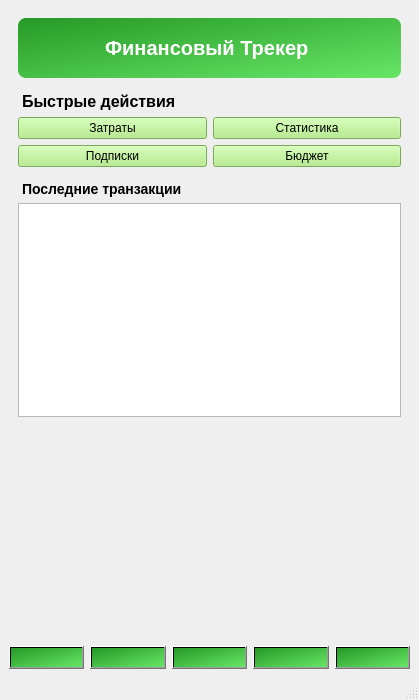
<?xml version="1.0" encoding="UTF-8"?>
<ui version="4.0">
 <class>MainWindow</class>
 <widget class="QMainWindow" name="MainWindow">
  <property name="geometry">
   <rect>
    <x>0</x>
    <y>0</y>
    <width>419</width>
    <height>700</height>
   </rect>
  </property>
  <property name="windowTitle">
   <string>Финансовый Трекер</string>
  </property>
  <property name="styleSheet">
   <string notr="true"/>
  </property>
  <widget class="QWidget" name="centralwidget">
   <layout class="QVBoxLayout" name="verticalLayout">
    <item>
     <widget class="QStackedWidget" name="stackedWidget">
      <widget class="QWidget" name="homePage">
       <layout class="QVBoxLayout" name="homeLayout">
        <item>
         <layout class="QHBoxLayout" name="homeHeaderLayout">
          <item>
           <widget class="QLabel" name="labelAppTitle">
            <property name="font">
             <font>
              <pointsize>-1</pointsize>
              <weight>87</weight>
              <bold>true</bold>
             </font>
            </property>
            <property name="styleSheet">
             <string notr="true">font-size:20px; 
font-weight:700; 
color: white;
 padding:18px;
 border-radius:8px;
background: qlineargradient(x1:0,y1:0,x2:1,y2:1,stop:0 #269926, stop:1 #67E667);

</string>
            </property>
            <property name="text">
             <string>Финансовый Трекер </string>
            </property>
            <property name="alignment">
             <set>Qt::AlignCenter</set>
            </property>
           </widget>
          </item>
         </layout>
        </item>
        <item>
         <layout class="QVBoxLayout" name="homeContentLayout">
          <item>
           <widget class="QLabel" name="labelQuickActions">
            <property name="styleSheet">
             <string>font-size:16px; font-weight:600; padding-top:8px;</string>
            </property>
            <property name="text">
             <string>Быстрые действия</string>
            </property>
           </widget>
          </item>
          <item>
           <layout class="QGridLayout" name="gridQuickActions">
            <item row="0" column="0">
             <widget class="QPushButton" name="btnExpenses">
              <property name="styleSheet">
               <string notr="true">background-color:rgb(167, 236, 120);</string>
              </property>
              <property name="text">
               <string>Затраты</string>
              </property>
             </widget>
            </item>
            <item row="0" column="1">
             <widget class="QPushButton" name="btnStatistics">
              <property name="styleSheet">
               <string notr="true">background-color:rgb(167, 236, 120);</string>
              </property>
              <property name="text">
               <string>Статистика</string>
              </property>
             </widget>
            </item>
            <item row="1" column="0">
             <widget class="QPushButton" name="btnSubscriptions">
              <property name="styleSheet">
               <string notr="true">background-color:rgb(167, 236, 120);</string>
              </property>
              <property name="text">
               <string>Подписки</string>
              </property>
             </widget>
            </item>
            <item row="1" column="1">
             <widget class="QPushButton" name="btnBudget">
              <property name="styleSheet">
               <string notr="true">background-color:rgb(167, 236, 120);</string>
              </property>
              <property name="text">
               <string>Бюджет</string>
              </property>
             </widget>
            </item>
           </layout>
          </item>
          <item>
           <widget class="QLabel" name="labelRecent">
            <property name="styleSheet">
             <string>font-size:14px; font-weight:600; padding-top:8px;</string>
            </property>
            <property name="text">
             <string>Последние транзакции</string>
            </property>
           </widget>
          </item>
          <item>
           <widget class="QListWidget" name="listRecent">
            <property name="styleSheet">
             <string notr="true"/>
            </property>
           </widget>
          </item>
          <item>
           <spacer name="verticalSpacer">
            <property name="orientation">
             <enum>Qt::Vertical</enum>
            </property>
            <property name="sizeHint" stdset="0">
             <size>
              <width>20</width>
              <height>40</height>
             </size>
            </property>
           </spacer>
          </item>
         </layout>
        </item>
       </layout>
      </widget>
      <widget class="QWidget" name="expensesPage">
       <layout class="QVBoxLayout" name="expensesLayout">
        <item>
         <layout class="QHBoxLayout" name="expensesHeaderLayout">
          <item>
           <widget class="QPushButton" name="btnBackFromExpenses">
            <property name="text">
             <string>&lt;</string>
            </property>
           </widget>
          </item>
          <item>
           <widget class="QLabel" name="labelExpensesTitle">
            <property name="styleSheet">
             <string>font-size:18px; font-weight:600;</string>
            </property>
            <property name="text">
             <string>Затраты</string>
            </property>
            <property name="alignment">
             <set>Qt::AlignCenter</set>
            </property>
           </widget>
          </item>
          <item>
           <widget class="QPushButton" name="btnAddExpenseTop">
            <property name="text">
             <string>+</string>
            </property>
           </widget>
          </item>
         </layout>
        </item>
        <item>
         <layout class="QHBoxLayout" name="expensesControlsLayout">
          <item>
           <widget class="QPushButton" name="btnRefreshCategories">
            <property name="text">
             <string>🔄 Обновить</string>
            </property>
           </widget>
          </item>
          <item>
           <spacer name="horizontalSpacer">
            <property name="orientation">
             <enum>Qt::Horizontal</enum>
            </property>
            <property name="sizeHint" stdset="0">
             <size>
              <width>20</width>
              <height>20</height>
             </size>
            </property>
           </spacer>
          </item>
         </layout>
        </item>
        <item>
         <widget class="QListWidget" name="listCategories"/>
        </item>
       </layout>
      </widget>
      <widget class="QWidget" name="categoriesPage">
       <layout class="QVBoxLayout" name="categoriesLayout">
        <item>
         <widget class="QLabel" name="labelCategoriesTitle">
          <property name="styleSheet">
           <string>font-size:18px; font-weight:600; padding:12px;</string>
          </property>
          <property name="text">
           <string>Категории</string>
          </property>
         </widget>
        </item>
        <item>
         <widget class="QTableWidget" name="tableCategories">
          <property name="rowCount">
           <number>0</number>
          </property>
          <property name="columnCount">
           <number>4</number>
          </property>
          <column>
           <property name="text">
            <string>Иконка</string>
           </property>
          </column>
          <column>
           <property name="text">
            <string>Название</string>
           </property>
          </column>
          <column>
           <property name="text">
            <string>Потрачено</string>
           </property>
          </column>
          <column>
           <property name="text">
            <string>Бюджет</string>
           </property>
          </column>
         </widget>
        </item>
       </layout>
      </widget>
      <widget class="QWidget" name="budgetPage">
       <layout class="QVBoxLayout" name="budgetLayout">
        <item>
         <widget class="QLabel" name="labelBudgetTitle">
          <property name="styleSheet">
           <string>font-size:18px; font-weight:600; padding:12px;</string>
          </property>
          <property name="text">
           <string>Бюджет</string>
          </property>
         </widget>
        </item>
        <item>
         <widget class="QLabel" name="labelBudgetAmount">
          <property name="styleSheet">
           <string>font-size:24px; font-weight:700; padding:8px;</string>
          </property>
          <property name="text">
           <string>$2550.00</string>
          </property>
         </widget>
        </item>
       </layout>
      </widget>
      <widget class="QWidget" name="historyPage">
       <layout class="QVBoxLayout" name="historyLayout">
        <item>
         <widget class="QLabel" name="labelHistoryTitle">
          <property name="styleSheet">
           <string>font-size:18px; font-weight:600; padding:12px;</string>
          </property>
          <property name="text">
           <string>История</string>
          </property>
         </widget>
        </item>
        <item>
         <widget class="QTableWidget" name="tableHistory">
          <property name="rowCount">
           <number>0</number>
          </property>
          <property name="columnCount">
           <number>4</number>
          </property>
          <column>
           <property name="text">
            <string>Дата</string>
           </property>
          </column>
          <column>
           <property name="text">
            <string>Категория</string>
           </property>
          </column>
          <column>
           <property name="text">
            <string>Сумма</string>
           </property>
          </column>
          <column>
           <property name="text">
            <string>Описание</string>
           </property>
          </column>
         </widget>
        </item>
       </layout>
      </widget>
      <widget class="QWidget" name="profilePage">
       <layout class="QVBoxLayout" name="profileLayout">
        <item>
         <widget class="QLabel" name="labelProfileTitle">
          <property name="styleSheet">
           <string>font-size:18px; font-weight:600; padding:12px;</string>
          </property>
          <property name="text">
           <string>Профиль</string>
          </property>
         </widget>
        </item>
        <item>
         <widget class="QLabel" name="labelProfileInfo">
          <property name="text">
           <string>Имя: Иван Иванов
Email: user@example.com</string>
          </property>
         </widget>
        </item>
       </layout>
      </widget>
     </widget>
    </item>
    <item>
     <layout class="QHBoxLayout" name="bottomNavLayout">
      <item>
       <widget class="QPushButton" name="navHome">
        <property name="styleSheet">
         <string notr="true">background: qlineargradient(x1:0,y1:0,x2:1,y2:1,stop:0 #269926, stop:1 #67E667);
</string>
        </property>
        <property name="text">
         <string/>
        </property>
        <property name="icon">
         <iconset resource="icons.qrc">
          <normaloff>:/icons/home.png</normaloff>:/icons/home.png</iconset>
        </property>
       </widget>
      </item>
      <item>
       <widget class="QPushButton" name="navStats">
        <property name="styleSheet">
         <string notr="true">background: qlineargradient(x1:0,y1:0,x2:1,y2:1,stop:0 #269926, stop:1 #67E667);
</string>
        </property>
        <property name="text">
         <string/>
        </property>
        <property name="icon">
         <iconset resource="icons.qrc">
          <normaloff>:/icons/menu.png</normaloff>:/icons/menu.png</iconset>
        </property>
       </widget>
      </item>
      <item>
       <widget class="QPushButton" name="navSubscriptions">
        <property name="styleSheet">
         <string notr="true">background: qlineargradient(x1:0,y1:0,x2:1,y2:1,stop:0 #269926, stop:1 #67E667);
</string>
        </property>
        <property name="text">
         <string/>
        </property>
        <property name="icon">
         <iconset resource="icons.qrc">
          <normaloff>:/icons/bill.png</normaloff>:/icons/bill.png</iconset>
        </property>
       </widget>
      </item>
      <item>
       <widget class="QPushButton" name="navReports">
        <property name="styleSheet">
         <string notr="true">background: qlineargradient(x1:0,y1:0,x2:1,y2:1,stop:0 #269926, stop:1 #67E667);
</string>
        </property>
        <property name="text">
         <string/>
        </property>
        <property name="icon">
         <iconset resource="icons.qrc">
          <normaloff>:/icons/offers.png</normaloff>:/icons/offers.png</iconset>
        </property>
       </widget>
      </item>
      <item>
       <widget class="QPushButton" name="navSettings">
        <property name="styleSheet">
         <string notr="true">background: qlineargradient(x1:0,y1:0,x2:1,y2:1,stop:0 #269926, stop:1 #67E667);
</string>
        </property>
        <property name="text">
         <string/>
        </property>
        <property name="icon">
         <iconset resource="icons.qrc">
          <normaloff>:/icons/setting.png</normaloff>:/icons/setting.png</iconset>
        </property>
       </widget>
      </item>
     </layout>
    </item>
   </layout>
  </widget>
  <widget class="QMenuBar" name="menubar">
   <property name="geometry">
    <rect>
     <x>0</x>
     <y>0</y>
     <width>419</width>
     <height>22</height>
    </rect>
   </property>
  </widget>
  <widget class="QStatusBar" name="statusbar"/>
 </widget>
 <resources>
  <include location="icons.qrc"/>
 </resources>
 <connections/>
</ui>
